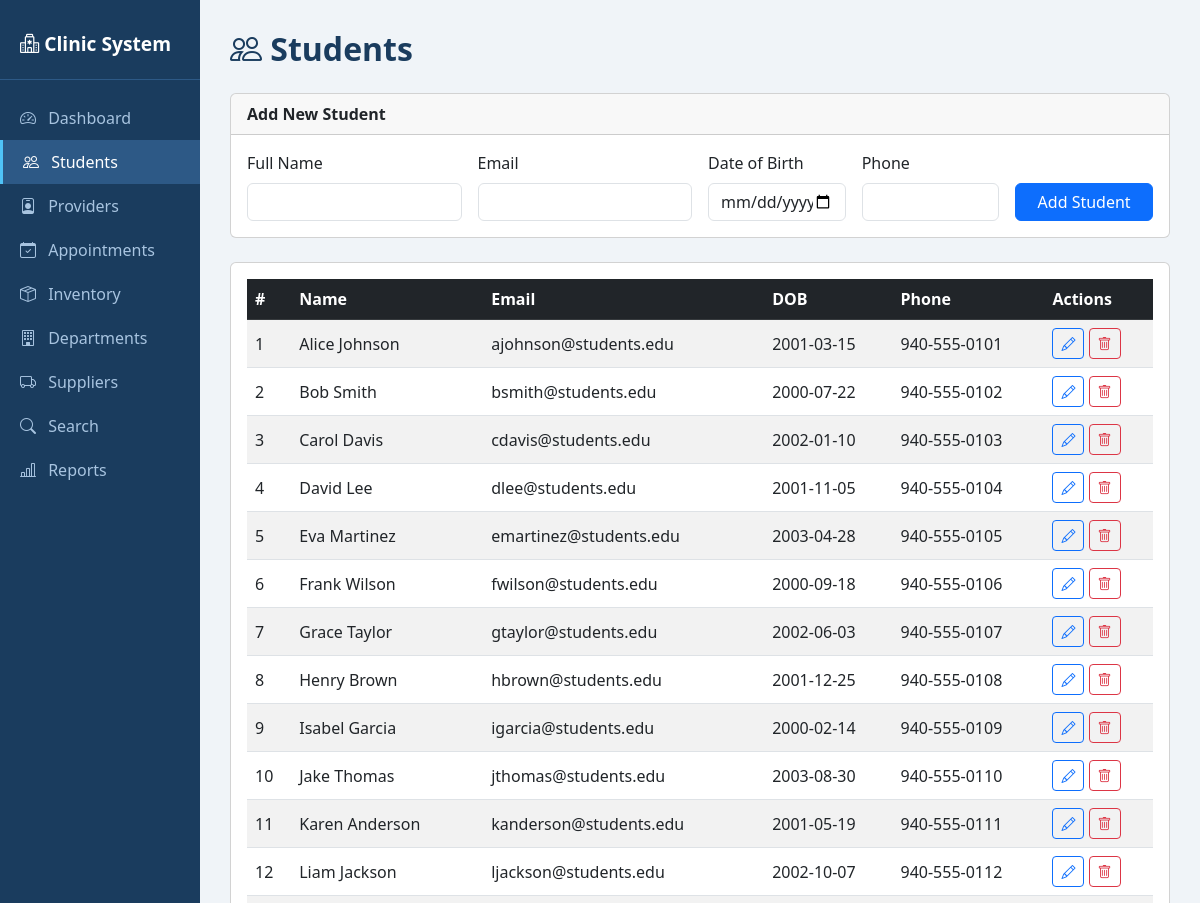
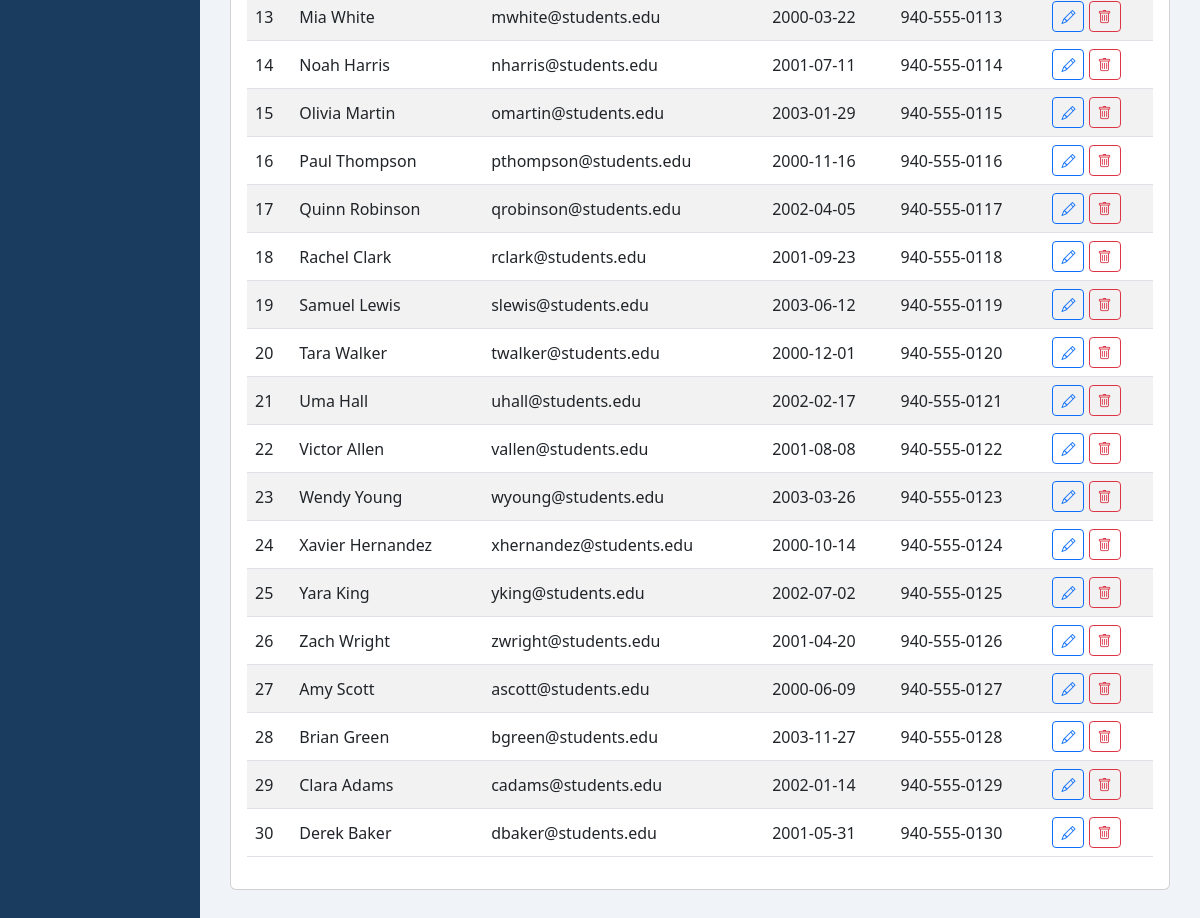
Page /students.php on the committed database (2 pictures, top to bottom).
### tables this page shows
CREATE TABLE Student (
    student_id    INT AUTO_INCREMENT PRIMARY KEY,
    name          VARCHAR(100) NOT NULL,
    email         VARCHAR(150) NOT NULL UNIQUE,
    date_of_birth DATE         NOT NULL,
    phone         VARCHAR(20)  NOT NULL
);

### students.php (the view, shortened to what this page needs)
<!DOCTYPE html>
<html lang="en">
<head>
  <link rel="stylesheet" href="https://cdn.jsdelivr.net/npm/bootstrap@5.3.0/dist/css/bootstrap.min.css">
  <link rel="stylesheet" href="https://cdn.jsdelivr.net/npm/bootstrap-icons@1.10.5/font/bootstrap-icons.css">
</head>
<body>
<div class="container-fluid">
<div class="row">
  <div class="col-md-2 sidebar">
    <div class="brand"><i class="bi bi-hospital"></i> Clinic System</div>
    <nav class="nav flex-column mt-3">
      <a href="index.php" class="nav-link"><i class="bi bi-speedometer2"></i> Dashboard</a>
      <a href="students.php" class="nav-link active"><i class="bi bi-people"></i> Students</a>
      <a href="providers.php" class="nav-link"><i class="bi bi-person-badge"></i> Providers</a>
      <a href="appointments.php" class="nav-link"><i class="bi bi-calendar-check"></i> Appointments</a>
      <a href="inventory.php" class="nav-link"><i class="bi bi-box-seam"></i> Inventory</a>
      <a href="departments.php" class="nav-link"><i class="bi bi-building"></i> Departments</a>
      <a href="suppliers.php" class="nav-link"><i class="bi bi-truck"></i> Suppliers</a>
      <a href="search.php" class="nav-link"><i class="bi bi-search"></i> Search</a>
      <a href="reports.php" class="nav-link"><i class="bi bi-bar-chart-line"></i> Reports</a>
    </nav>
  </div>
  <div class="col-md-10 main-content">
    <h2 class="page-title"><i class="bi bi-people"></i> Students</h2>
    <?php
    $pdo = getDBConnection();
    $editRow = null;
    ?>
    <div class="card mb-4">
      <div class="card-header fw-bold"><?= $editRow ? 'Edit Student' : 'Add New Student' ?></div>
      <div class="card-body">
        <form method="post">
          <div class="row g-3">
            <div class="col-md-3">
              <label class="form-label">Full Name</label>
              <input type="text" class="form-control" name="name" required value="<?= htmlspecialchars($editRow['name'] ?? '') ?>">
            </div>
            <div class="col-md-3">
              <label class="form-label">Email</label>
              <input type="email" class="form-control" name="email" required value="<?= htmlspecialchars($editRow['email'] ?? '') ?>">
            </div>
            <div class="col-md-2">
              <label class="form-label">Date of Birth</label>
              <input type="date" class="form-control" name="dob" required value="<?= $editRow['date_of_birth'] ?? '' ?>">
            </div>
            <div class="col-md-2">
              <label class="form-label">Phone</label>
              <input type="text" class="form-control" name="phone" required value="<?= htmlspecialchars($editRow['phone'] ?? '') ?>">
            </div>
            <div class="col-md-2 d-flex align-items-end">
              <button class="btn btn-primary w-100"><?= $editRow ? 'Update' : 'Add Student' ?></button>
            </div>
          </div>
        </form>
      </div>
    </div>
    <div class="card">
      <div class="card-body">
        <table class="table table-striped table-hover align-middle">
          <thead class="table-dark">
            <tr><th>#</th><th>Name</th><th>Email</th><th>DOB</th><th>Phone</th><th>Actions</th></tr>
          </thead>
          <tbody>
          <?php
          $students = $pdo->query("SELECT * FROM Student ORDER BY student_id")->fetchAll();
          foreach ($students as $s): ?>
          <tr>
            <td><?= $s['student_id'] ?></td>
            <td><?= htmlspecialchars($s['name']) ?></td>
            <td><?= htmlspecialchars($s['email']) ?></td>
            <td><?= $s['date_of_birth'] ?></td>
            <td><?= htmlspecialchars($s['phone']) ?></td>
            <td>
              <a href="?edit=<?= $s['student_id'] ?>" class="btn btn-sm btn-outline-primary"><i class="bi bi-pencil"></i></a>
              <form method="post" style="display:inline" onsubmit="return confirm('Delete this student?')">
                <button class="btn btn-sm btn-outline-danger"><i class="bi bi-trash"></i></button>
              </form>
            </td>
          </tr>
          <?php endforeach; ?>
          </tbody>
        </table>
      </div>
    </div>
  </div>
</div>
</div>
</body>
</html>

### students.php (style rules this page uses)
body { background:#f0f4f8 }
.sidebar { background:#1a3c5e;min-height:100vh;padding:20px 0 }
.sidebar .brand { color:#fff;font-size:1.2rem;font-weight:700;padding:10px 20px 20px;border-bottom:1px solid #2d5986 }
.sidebar .nav-link { color:#a8c4e0;padding:10px 20px;transition:all .2s }
.sidebar .nav-link:hover,.sidebar .nav-link.active { background:#2d5986;color:#fff;border-left:3px solid #4fc3f7 }
.sidebar .nav-link i { margin-right:8px }
.main-content { padding:30px }
.page-title { color:#1a3c5e;font-weight:700;margin-bottom:25px }

### rows in the picture
student: student_id "1", name "Alice Johnson", email "ajohnson@students.edu", date_of_birth "2001-03-15", phone "940-555-0101"
student: student_id "2", name "Bob Smith", email "bsmith@students.edu", date_of_birth "2000-07-22", phone "940-555-0102"
student: student_id "3", name "Carol Davis", email "cdavis@students.edu", date_of_birth "2002-01-10", phone "940-555-0103"
student: student_id "4", name "David Lee", email "dlee@students.edu", date_of_birth "2001-11-05", phone "940-555-0104"
student: student_id "5", name "Eva Martinez", email "emartinez@students.edu", date_of_birth "2003-04-28", phone "940-555-0105"
student: student_id "6", name "Frank Wilson", email "fwilson@students.edu", date_of_birth "2000-09-18", phone "940-555-0106"
student: student_id "7", name "Grace Taylor", email "gtaylor@students.edu", date_of_birth "2002-06-03", phone "940-555-0107"
student: student_id "8", name "Henry Brown", email "hbrown@students.edu", date_of_birth "2001-12-25", phone "940-555-0108"
student: student_id "9", name "Isabel Garcia", email "igarcia@students.edu", date_of_birth "2000-02-14", phone "940-555-0109"
student: student_id "10", name "Jake Thomas", email "jthomas@students.edu", date_of_birth "2003-08-30", phone "940-555-0110"
student: student_id "11", name "Karen Anderson", email "kanderson@students.edu", date_of_birth "2001-05-19", phone "940-555-0111"
student: student_id "12", name "Liam Jackson", email "ljackson@students.edu", date_of_birth "2002-10-07", phone "940-555-0112"
student: student_id "13", name "Mia White", email "mwhite@students.edu", date_of_birth "2000-03-22", phone "940-555-0113"
student: student_id "14", name "Noah Harris", email "nharris@students.edu", date_of_birth "2001-07-11", phone "940-555-0114"
student: student_id "15", name "Olivia Martin", email "omartin@students.edu", date_of_birth "2003-01-29", phone "940-555-0115"
student: student_id "16", name "Paul Thompson", email "pthompson@students.edu", date_of_birth "2000-11-16", phone "940-555-0116"
student: student_id "17", name "Quinn Robinson", email "qrobinson@students.edu", date_of_birth "2002-04-05", phone "940-555-0117"
student: student_id "18", name "Rachel Clark", email "rclark@students.edu", date_of_birth "2001-09-23", phone "940-555-0118"
student: student_id "19", name "Samuel Lewis", email "slewis@students.edu", date_of_birth "2003-06-12", phone "940-555-0119"
student: student_id "20", name "Tara Walker", email "twalker@students.edu", date_of_birth "2000-12-01", phone "940-555-0120"
student: student_id "21", name "Uma Hall", email "uhall@students.edu", date_of_birth "2002-02-17", phone "940-555-0121"
student: student_id "22", name "Victor Allen", email "vallen@students.edu", date_of_birth "2001-08-08", phone "940-555-0122"
student: student_id "23", name "Wendy Young", email "wyoung@students.edu", date_of_birth "2003-03-26", phone "940-555-0123"
student: student_id "24", name "Xavier Hernandez", email "xhernandez@students.edu", date_of_birth "2000-10-14", phone "940-555-0124"
student: student_id "25", name "Yara King", email "yking@students.edu", date_of_birth "2002-07-02", phone "940-555-0125"
student: student_id "26", name "Zach Wright", email "zwright@students.edu", date_of_birth "2001-04-20", phone "940-555-0126"
student: student_id "27", name "Amy Scott", email "ascott@students.edu", date_of_birth "2000-06-09", phone "940-555-0127"
student: student_id "28", name "Brian Green", email "bgreen@students.edu", date_of_birth "2003-11-27", phone "940-555-0128"
student: student_id "29", name "Clara Adams", email "cadams@students.edu", date_of_birth "2002-01-14", phone "940-555-0129"
student: student_id "30", name "Derek Baker", email "dbaker@students.edu", date_of_birth "2001-05-31", phone "940-555-0130"
